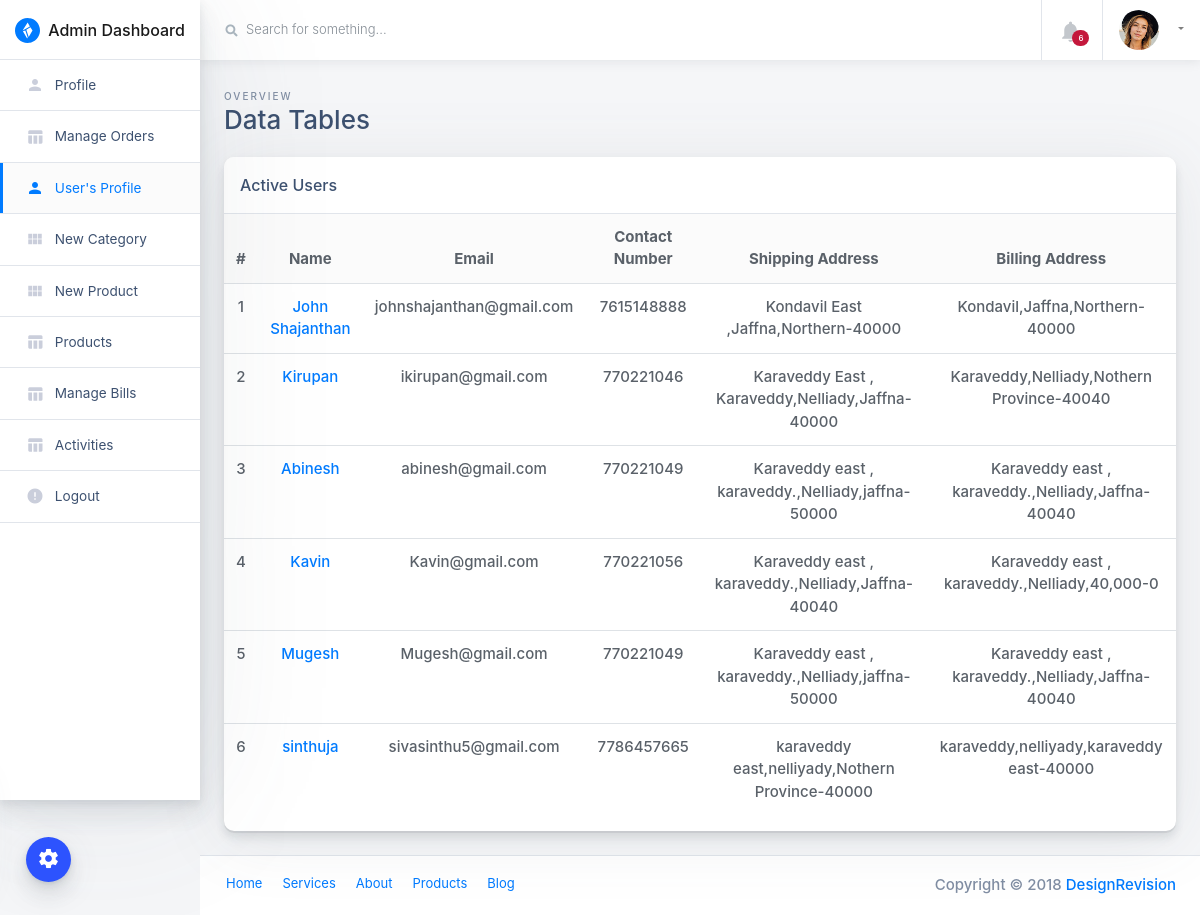
Page /admin/users.php (signed in) on the committed database.
### tables this page shows
CREATE TABLE IF NOT EXISTS `users` (
  `id` int(11) NOT NULL AUTO_INCREMENT,
  `name` varchar(255) DEFAULT NULL,
  `email` varchar(255) DEFAULT NULL,
  `contactno` bigint(11) DEFAULT NULL,
  `password` varchar(255) DEFAULT NULL,
  `shippingAddress` longtext,
  `shippingState` varchar(255) DEFAULT NULL,
  `shippingCity` varchar(255) DEFAULT NULL,
  `shippingPincode` int(11) DEFAULT NULL,
  `billingAddress` longtext,
  `billingState` varchar(255) DEFAULT NULL,
  `billingCity` varchar(255) DEFAULT NULL,
  `billingPincode` int(11) DEFAULT NULL,
  `regDate` timestamp NOT NULL DEFAULT CURRENT_TIMESTAMP,
  `updationDate` varchar(255) DEFAULT NULL,
  PRIMARY KEY (`id`)
);

### admin/users.php (the view, shortened to what this page needs)
<?php
include("include/config.php");
if(strlen($_SESSION['admin_login'])==0)
	{
header('location:/ssfood/admin');
}
else{
?>
<!doctype html>
<html class="no-js h-100" lang="en">
  <head>
    <link href="https://use.fontawesome.com/releases/v5.0.6/css/all.css" rel="stylesheet">
    <link rel="stylesheet" href="https://stackpath.bootstrapcdn.com/bootstrap/4.1.3/css/bootstrap.min.css">
    <link rel="stylesheet" id="main-stylesheet" data-version="1.1.0" href="styles/shards-dashboards.1.1.0.min.css">
    <link rel="stylesheet" href="styles/extras.1.1.0.min.css">
  </head>
  <body class="h-100">
    <div class="color-switcher-toggle animated pulse infinite">
      <i class="material-icons">settings</i>
    </div>
    <div class="container-fluid">
      <div class="row">
        <aside class="main-sidebar col-12 col-md-3 col-lg-2 px-0">
          <div class="main-navbar">
            <nav class="navbar align-items-stretch navbar-light bg-white flex-md-nowrap border-bottom p-0">
              <a class="navbar-brand w-100 mr-0" href="dashboard" style="line-height: 25px;">
                <div class="d-table m-auto">
                  <img id="main-logo" class="d-inline-block align-top mr-1" style="max-width: 25px;" src="images/shards-dashboards-logo.svg" alt="Shards Dashboard">
                  <span class="d-none d-md-inline ml-1">Admin Dashboard</span>
                </div>
              </a>
            </nav>
          </div>
          <div class="nav-wrapper">
            <ul class="nav flex-column">
			  <li class="nav-item">
                <a class="nav-link " href="profile">
                  <i class="material-icons">person</i>
                  <span>Profile</span>
                </a>
              </li>
			  <li class="nav-item">
                <a class="nav-link " href="orders">
                  <i class="material-icons">table_chart</i>
                  <span>Manage Orders</span>
                </a>
              </li>
			  <li class="nav-item">
                <a class="nav-link active " href="users">
                  <i class="material-icons">person</i>
                  <span>User's Profile</span>
                </a>
              </li>
              <li class="nav-item">
                <a class="nav-link " href="new-category">
                  <i class="material-icons">view_module</i>
                  <span>New Category</span>
                </a>
              </li>
			  <li class="nav-item">
                <a class="nav-link " href="new-product">
                  <i class="material-icons">view_module</i>
                  <span>New Product</span>
                </a>
              </li>
              <li class="nav-item">
                <a class="nav-link " href="products">
                  <i class="material-icons">table_chart</i>
                  <span>Products</span>
                </a>
              </li>
			  <li class="nav-item">
                <a class="nav-link " href="manage-bills">
                  <i class="material-icons">table_chart</i>
                  <span>Manage Bills</span>
                </a>
              </li>
			  <li class="nav-item">
                <a class="nav-link " href="activity">
                  <i class="material-icons">table_chart</i>
                  <span>Activities</span>
                </a>
              </li>
			  <li class="nav-item">
                <a class="nav-link " href="logout">
                  <i class="material-icons">error</i>
                  <span>Logout</span>
                </a>
              </li>
            </ul>
          </div>
        </aside>
        <main class="main-content col-lg-10 col-md-9 col-sm-12 p-0 offset-lg-2 offset-md-3">
          <div class="main-navbar sticky-top bg-white">
            <nav class="navbar align-items-stretch navbar-light flex-md-nowrap p-0">
              <form action="#" class="main-navbar__search w-100 d-none d-md-flex d-lg-flex">
                <div class="input-group input-group-seamless ml-3">
                  <div class="input-group-prepend">
                    <div class="input-group-text">
                      <i class="fas fa-search"></i>
                    </div>
                  </div>
                  <input class="navbar-search form-control" type="text" placeholder="Search for something..." aria-label="Search"> </div>
<?php
$f1="00:00:00";
$from=date('Y-m-d')." ".$f1;
$t1="23:59:59";
$to=date('Y-m-d')." ".$t1;
$result = mysqli_query($con,"SELECT * FROM Orders where orderDate Between '$from' and '$to'");
$num_rows1 = mysqli_num_rows($result);
?>
              </form>
              <ul class="navbar-nav border-left flex-row ">
                <li class="nav-item border-right dropdown notifications">
                  <a class="nav-link nav-link-icon text-center" href="" role="button" id="dropdownMenuLink" data-toggle="dropdown" aria-haspopup="true" aria-expanded="false">
                    <div class="nav-link-icon__wrapper">
                      <i class="material-icons">&#xE7F4;</i>
                      <span class="badge badge-pill badge-danger"><?php echo htmlentities($num_rows1); ?></span>
                    </div>
                  </a>
                </li>
                <li class="nav-item dropdown">
                  <a class="nav-link dropdown-toggle text-nowrap px-3" data-toggle="dropdown" href="#" role="button" aria-haspopup="true" aria-expanded="false">
                    <img class="user-avatar rounded-circle mr-2" src="images/avatars/0.jpg" alt="User Avatar">
                  </a>
                </li>
              </ul>
            </nav>
          </div>
          <div class="main-content-container container-fluid px-4">
            <div class="page-header row no-gutters py-4">
              <div class="col-12 col-sm-4 text-center text-sm-left mb-0">
                <span class="text-uppercase page-subtitle">Overview</span>
                <h3 class="page-title">Data Tables</h3>
              </div>
            </div>
            <div class="row">
              <div class="col">
                <div class="card card-small mb-4">
                  <div class="card-header border-bottom">
                    <h6 class="m-0">Active Users</h6>
                  </div>
                  <div class="card-body p-0 pb-3 text-center">
                    <table class="table mb-0">
                      <thead class="bg-light">
                        <tr>
                          <th scope="col" class="border-0">#</th>
                          <th scope="col" class="border-0"> Name</th>
                          <th scope="col" class="border-0">Email</th>
                          <th scope="col" class="border-0">Contact Number</th>
                          <th scope="col" class="border-0">Shipping Address</th>
                          <th scope="col" class="border-0">Billing Address</th>
                        </tr>
                      </thead>
                      <tbody>
<?php $query=mysqli_query($con,"select * from users");
$cnt=1;
while($row=mysqli_fetch_array($query))
{
?>
                        <tr>
                          <td><?php echo htmlentities($cnt);?></td>
                          <td><a href="profile-view?pid=<?php echo htmlentities($row['id']); ?>"><?php echo htmlentities($row['name']);?></td>
                          <td><?php echo htmlentities($row['email']);?></td>
                          <td><?php echo htmlentities($row['contactno']);?></td>
                          <td><?php echo htmlentities($row['shippingAddress'].",".$row['shippingCity'].",".$row['shippingState']."-".$row['shippingPincode']);?></td>
                          <td><?php echo htmlentities($row['billingAddress'].",".$row['billingCity'].",".$row['billingState']."-".$row['billingPincode']);?></td>
                        </tr>
<?php $cnt=$cnt+1; } ?>
                      </tbody>
                    </table>
                  </div>
                </div>
              </div>
            </div>
          </div>
          <footer class="main-footer d-flex p-2 px-3 bg-white border-top">
            <ul class="nav">
              <li class="nav-item">
                <a class="nav-link" href="#">Home</a>
              </li>
              <li class="nav-item">
                <a class="nav-link" href="#">Services</a>
              </li>
              <li class="nav-item">
                <a class="nav-link" href="#">About</a>
              </li>
              <li class="nav-item">
                <a class="nav-link" href="#">Products</a>
              </li>
              <li class="nav-item">
                <a class="nav-link" href="#">Blog</a>
              </li>
            </ul>
            <span class="copyright ml-auto my-auto mr-2">Copyright © 2018
              <a href="https://designrevision.com" rel="nofollow">DesignRevision</a>
            </span>
          </footer>
        </main>
      </div>
    </div>
  </body>
</html>
<?php }?>

### rows in the picture
users: name "John Shajanthan", email "johnshajanthan@gmail.com", contactno "7615148888", shippingAddress+shippingCity+shippingState "Kondavil East ,Jaffna,Northern-40000", billingAddress+billingCity+billingState "Kondavil,Jaffna,Northern-40000"
users: name "Kirupan", email "ikirupan@gmail.com", contactno "770221046", shippingAddress+shippingCity+shippingState "Karaveddy East , Karaveddy,Nelliady,Jaffna-40000", billingAddress+billingCity+billingState "Karaveddy,Nelliady,Nothern Province-40040"
users: name "Abinesh", email "abinesh@gmail.com", contactno "770221049", shippingAddress+shippingCity+shippingState "Karaveddy east , karaveddy.,Nelliady,jaffna-50000", billingAddress+billingCity+billingState "Karaveddy east , karaveddy.,Nelliady,Jaffna-40040"
users: name "Kavin", email "Kavin@gmail.com", contactno "770221056", shippingAddress+shippingCity+shippingState "Karaveddy east , karaveddy.,Nelliady,Jaffna-40040", billingAddress+billingCity+billingState "Karaveddy east , karaveddy.,Nelliady,40,000-0"
users: name "Mugesh", email "Mugesh@gmail.com", contactno "770221049", shippingAddress+shippingCity+shippingState "Karaveddy east , karaveddy.,Nelliady,jaffna-50000", billingAddress+billingCity+billingState "Karaveddy east , karaveddy.,Nelliady,Jaffna-40040"
users: name "sinthuja", email "sivasinthu5@gmail.com", contactno "7786457665", shippingAddress+shippingCity+shippingState "karaveddy east,nelliyady,Nothern Province-40000", billingAddress+billingCity+billingState "karaveddy,nelliyady,karaveddy east-40000"

### other values in the picture
$num_rows1 "6"
